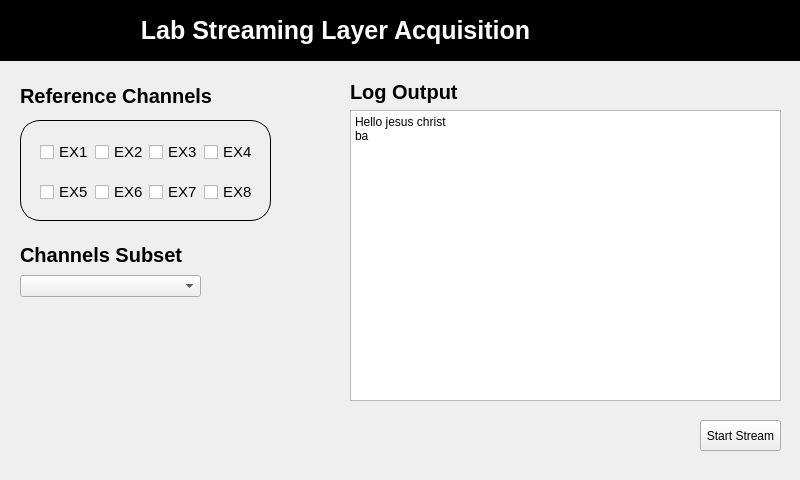
<?xml version="1.0" encoding="UTF-8"?>
<ui version="4.0">
 <class>MainWindow</class>
 <widget class="QMainWindow" name="MainWindow">
  <property name="geometry">
   <rect>
    <x>0</x>
    <y>0</y>
    <width>800</width>
    <height>480</height>
   </rect>
  </property>
  <property name="minimumSize">
   <size>
    <width>800</width>
    <height>480</height>
   </size>
  </property>
  <property name="maximumSize">
   <size>
    <width>800</width>
    <height>480</height>
   </size>
  </property>
  <property name="windowTitle">
   <string>BioSemi LSL Streamer</string>
  </property>
  <widget class="QWidget" name="centralwidget">
   <widget class="QFrame" name="labelFrame">
    <property name="geometry">
     <rect>
      <x>0</x>
      <y>0</y>
      <width>861</width>
      <height>61</height>
     </rect>
    </property>
    <property name="styleSheet">
     <string notr="true">#labelFrame {
	background-color:black;
}</string>
    </property>
    <property name="frameShape">
     <enum>QFrame::StyledPanel</enum>
    </property>
    <property name="frameShadow">
     <enum>QFrame::Raised</enum>
    </property>
    <widget class="QLabel" name="bioSemiIcon">
     <property name="geometry">
      <rect>
       <x>10</x>
       <y>10</y>
       <width>91</width>
       <height>41</height>
      </rect>
     </property>
     <property name="acceptDrops">
      <bool>false</bool>
     </property>
     <property name="autoFillBackground">
      <bool>false</bool>
     </property>
     <property name="styleSheet">
      <string notr="true"/>
     </property>
     <property name="frameShape">
      <enum>QFrame::NoFrame</enum>
     </property>
     <property name="text">
      <string/>
     </property>
     <property name="pixmap">
      <pixmap resource="resources.qrc">:/icons/logo_small1.gif</pixmap>
     </property>
     <property name="scaledContents">
      <bool>true</bool>
     </property>
     <property name="wordWrap">
      <bool>false</bool>
     </property>
    </widget>
    <widget class="QLabel" name="cognixIcon">
     <property name="geometry">
      <rect>
       <x>580</x>
       <y>0</y>
       <width>201</width>
       <height>61</height>
      </rect>
     </property>
     <property name="styleSheet">
      <string notr="true"/>
     </property>
     <property name="text">
      <string/>
     </property>
     <property name="pixmap">
      <pixmap resource="resources.qrc">:/icons/brand_no_words.png</pixmap>
     </property>
     <property name="scaledContents">
      <bool>true</bool>
     </property>
    </widget>
    <widget class="QLabel" name="label">
     <property name="geometry">
      <rect>
       <x>110</x>
       <y>0</y>
       <width>451</width>
       <height>61</height>
      </rect>
     </property>
     <property name="styleSheet">
      <string notr="true">QLabel {
	color:white;
	font-size:25px;
	font-weight:bold;
}</string>
     </property>
     <property name="text">
      <string>Lab Streaming Layer Acquisition</string>
     </property>
     <property name="alignment">
      <set>Qt::AlignCenter</set>
     </property>
    </widget>
   </widget>
   <widget class="QLabel" name="refChanLabel">
    <property name="geometry">
     <rect>
      <x>20</x>
      <y>80</y>
      <width>191</width>
      <height>31</height>
     </rect>
    </property>
    <property name="styleSheet">
     <string notr="true">QLabel {
	font-size: 20px;
	font-weight:bold;
}</string>
    </property>
    <property name="text">
     <string>Reference Channels</string>
    </property>
   </widget>
   <widget class="QFrame" name="refChanContainer">
    <property name="geometry">
     <rect>
      <x>20</x>
      <y>120</y>
      <width>251</width>
      <height>101</height>
     </rect>
    </property>
    <property name="styleSheet">
     <string notr="true">#refChanContainer {
	border: 1px solid black;
	border-radius: 20px;
}</string>
    </property>
    <property name="frameShape">
     <enum>QFrame::StyledPanel</enum>
    </property>
    <property name="frameShadow">
     <enum>QFrame::Raised</enum>
    </property>
    <widget class="QWidget" name="layoutWidget">
     <property name="geometry">
      <rect>
       <x>20</x>
       <y>10</y>
       <width>212</width>
       <height>86</height>
      </rect>
     </property>
     <layout class="QGridLayout" name="gridLayout">
      <item row="1" column="0">
       <widget class="QCheckBox" name="ex5">
        <property name="styleSheet">
         <string notr="true">QCheckBox {
	font-size:15px;
}</string>
        </property>
        <property name="text">
         <string>EX5</string>
        </property>
        <property name="iconSize">
         <size>
          <width>16</width>
          <height>16</height>
         </size>
        </property>
       </widget>
      </item>
      <item row="0" column="3">
       <widget class="QCheckBox" name="ex4">
        <property name="styleSheet">
         <string notr="true">QCheckBox {
	font-size:15px;
}</string>
        </property>
        <property name="text">
         <string>EX4</string>
        </property>
        <property name="iconSize">
         <size>
          <width>16</width>
          <height>16</height>
         </size>
        </property>
       </widget>
      </item>
      <item row="0" column="0">
       <widget class="QCheckBox" name="ex1">
        <property name="styleSheet">
         <string notr="true">QCheckBox {
	font-size:15px;
}</string>
        </property>
        <property name="text">
         <string>EX1</string>
        </property>
        <property name="iconSize">
         <size>
          <width>16</width>
          <height>16</height>
         </size>
        </property>
       </widget>
      </item>
      <item row="1" column="3">
       <widget class="QCheckBox" name="ex8">
        <property name="styleSheet">
         <string notr="true">QCheckBox {
	font-size:15px;
}</string>
        </property>
        <property name="text">
         <string>EX8</string>
        </property>
        <property name="iconSize">
         <size>
          <width>16</width>
          <height>16</height>
         </size>
        </property>
       </widget>
      </item>
      <item row="0" column="1">
       <widget class="QCheckBox" name="ex2">
        <property name="styleSheet">
         <string notr="true">QCheckBox {
	font-size:15px;
}</string>
        </property>
        <property name="text">
         <string>EX2</string>
        </property>
        <property name="iconSize">
         <size>
          <width>16</width>
          <height>16</height>
         </size>
        </property>
       </widget>
      </item>
      <item row="1" column="2">
       <widget class="QCheckBox" name="ex7">
        <property name="styleSheet">
         <string notr="true">QCheckBox {
	font-size:15px;
}</string>
        </property>
        <property name="text">
         <string>EX7</string>
        </property>
        <property name="iconSize">
         <size>
          <width>16</width>
          <height>16</height>
         </size>
        </property>
       </widget>
      </item>
      <item row="1" column="1">
       <widget class="QCheckBox" name="ex6">
        <property name="styleSheet">
         <string notr="true">QCheckBox {
	font-size:15px;
}</string>
        </property>
        <property name="text">
         <string>EX6</string>
        </property>
        <property name="iconSize">
         <size>
          <width>16</width>
          <height>16</height>
         </size>
        </property>
       </widget>
      </item>
      <item row="0" column="2">
       <widget class="QCheckBox" name="ex3">
        <property name="styleSheet">
         <string notr="true">QCheckBox {
	font-size:15px;
}</string>
        </property>
        <property name="text">
         <string>EX3</string>
        </property>
        <property name="iconSize">
         <size>
          <width>16</width>
          <height>16</height>
         </size>
        </property>
       </widget>
      </item>
     </layout>
    </widget>
   </widget>
   <widget class="QPushButton" name="startStreamButton">
    <property name="geometry">
     <rect>
      <x>700</x>
      <y>420</y>
      <width>81</width>
      <height>31</height>
     </rect>
    </property>
    <property name="text">
     <string>Start Stream</string>
    </property>
   </widget>
   <widget class="QWidget" name="layoutWidget">
    <property name="geometry">
     <rect>
      <x>20</x>
      <y>240</y>
      <width>181</width>
      <height>57</height>
     </rect>
    </property>
    <layout class="QVBoxLayout" name="verticalLayout">
     <item>
      <widget class="QLabel" name="subsetLabel">
       <property name="styleSheet">
        <string notr="true">QLabel {
	font-size: 20px;
	font-weight:bold;
}</string>
       </property>
       <property name="text">
        <string>Channels Subset</string>
       </property>
      </widget>
     </item>
     <item>
      <widget class="QComboBox" name="subsetChoice">
       <property name="editable">
        <bool>false</bool>
       </property>
       <property name="placeholderText">
        <string>Choose a Subset</string>
       </property>
       <item>
        <property name="text">
         <string>All</string>
        </property>
       </item>
       <item>
        <property name="text">
         <string>32</string>
        </property>
       </item>
       <item>
        <property name="text">
         <string>64</string>
        </property>
       </item>
       <item>
        <property name="text">
         <string>128</string>
        </property>
       </item>
       <item>
        <property name="text">
         <string>256</string>
        </property>
       </item>
      </widget>
     </item>
    </layout>
   </widget>
   <widget class="QWidget" name="layoutWidget">
    <property name="geometry">
     <rect>
      <x>350</x>
      <y>80</y>
      <width>431</width>
      <height>321</height>
     </rect>
    </property>
    <layout class="QVBoxLayout" name="verticalLayout_2">
     <item>
      <widget class="QLabel" name="logLabel">
       <property name="styleSheet">
        <string notr="true">QLabel {
	font-size: 20px;
	font-weight:bold;
}</string>
       </property>
       <property name="text">
        <string>Log Output</string>
       </property>
      </widget>
     </item>
     <item>
      <widget class="QTextEdit" name="logText">
       <property name="readOnly">
        <bool>true</bool>
       </property>
       <property name="html">
        <string>&lt;!DOCTYPE HTML PUBLIC &quot;-//W3C//DTD HTML 4.0//EN&quot; &quot;http://www.w3.org/TR/REC-html40/strict.dtd&quot;&gt;
&lt;html&gt;&lt;head&gt;&lt;meta name=&quot;qrichtext&quot; content=&quot;1&quot; /&gt;&lt;meta charset=&quot;utf-8&quot; /&gt;&lt;style type=&quot;text/css&quot;&gt;
p, li { white-space: pre-wrap; }
hr { height: 1px; border-width: 0; }
li.unchecked::marker { content: &quot;\2610&quot;; }
li.checked::marker { content: &quot;\2612&quot;; }
&lt;/style&gt;&lt;/head&gt;&lt;body style=&quot; font-family:'Segoe UI'; font-size:9pt; font-weight:400; font-style:normal;&quot;&gt;
&lt;p style=&quot; margin-top:0px; margin-bottom:0px; margin-left:0px; margin-right:0px; -qt-block-indent:0; text-indent:0px;&quot;&gt;Hello jesus christ&lt;/p&gt;
&lt;p style=&quot; margin-top:0px; margin-bottom:0px; margin-left:0px; margin-right:0px; -qt-block-indent:0; text-indent:0px;&quot;&gt;ba&lt;/p&gt;
&lt;p style=&quot;-qt-paragraph-type:empty; margin-top:0px; margin-bottom:0px; margin-left:0px; margin-right:0px; -qt-block-indent:0; text-indent:0px;&quot;&gt;&lt;br /&gt;&lt;/p&gt;&lt;/body&gt;&lt;/html&gt;</string>
       </property>
      </widget>
     </item>
    </layout>
   </widget>
  </widget>
 </widget>
 <resources>
  <include location="resources.qrc"/>
 </resources>
 <connections/>
</ui>
